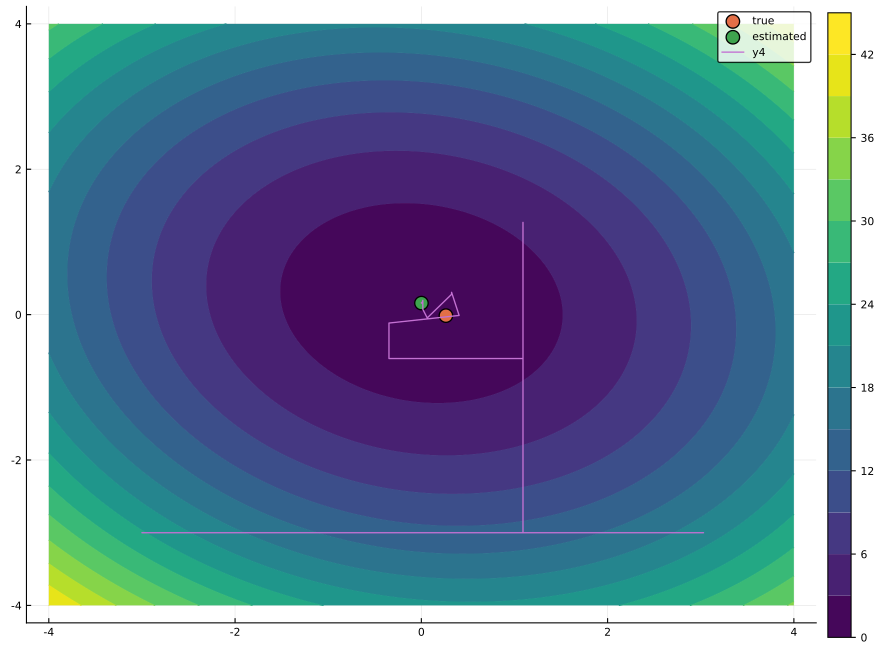

Recreate this plot in Julia.
# plots the contours of the OLS objective function,
# with the true and estimated coefficients

## generate data
using Plots, Econometrics
n = 20
x = [ones(n) randn(n)]
beta = randn(2)
y = x*beta+randn(n)

## ols estimate and objective function
betahat = x\y
s = (a,b)-> (1/n)*sum((y - x*[a,b]).^2)

## plot the contours and the points
closeall()
plotly()
b1 = range(-4.0,stop=4.0,length=100)
b2 = range(-4.0,stop=4.0,length=100)
p = contour(b1,b2,(b1,b2)->s(b1,b2),fill=true, c=:viridis)
scatter!([beta[1]],[beta[2]], markersize=10, label="true")
scatter!([betahat[1]],[betahat[2]], markersize=10, label="estimated")

## do OLS by simulated annealing, and plot the path
lb = -4*ones(2)
ub = -lb
thetastart = fill(-3.0, 2)
obj = theta-> (1/n)*sum((y - x*theta).^2)
results = samin(obj, thetastart, lb, ub, verbosity=2, nt=10, ns=10, rt=0.99)
path = results[4]
plot!(path[:,4], path[:,5])
